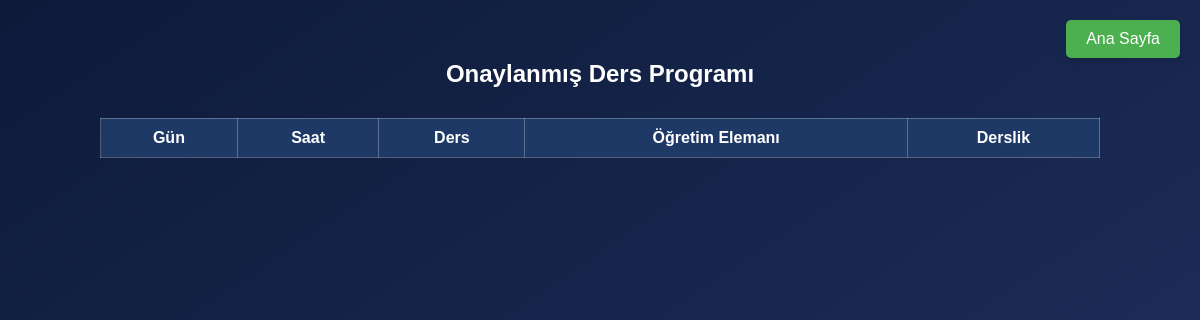
The app's page /uni/ders-programi/onaylanmis/ (signed in), older data.
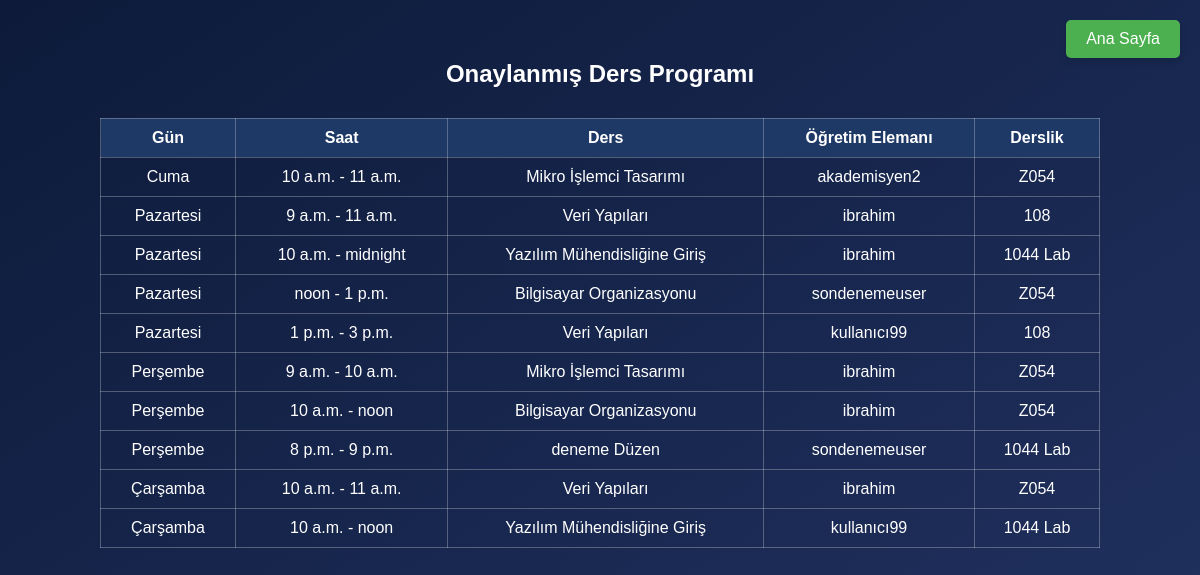
The same page, newer data.
### uni/models.py (models this page shows, shortened)
class OnaylanmisDersProgrami(models.Model):
    ders = models.ForeignKey(Ders, on_delete=models.CASCADE)
    derslik = models.ForeignKey(Derslik, on_delete=models.CASCADE)
    ogretim_elemani = models.ForeignKey(CustomUser, on_delete=models.CASCADE, limit_choices_to={'role': 'akademisyen'})
    gun = models.CharField(max_length=10, choices=DersProgrami.GUNLER)
    baslangic_saati = models.TimeField()
    bitis_saati = models.TimeField()
    onay_tarihi = models.DateTimeField(auto_now_add=True)

class Ders(models.Model):
    kod = models.CharField(max_length=10, unique=True)
    ad = models.CharField(max_length=100)
    ogrenci_sayisi = models.IntegerField(default=0)
    kredi = models.IntegerField()
    bolum = models.CharField(max_length=100)

class CustomUser(AbstractUser):
    ROLE_CHOICES = (
        ('bolum_baskani', 'Bölüm Başkanı'),
        ('bolum_sekreteri', 'Bölüm Sekreteri'),
        ('akademisyen', 'Akademisyen'),
        ('ogrenci', 'Öğrenci'),
    )
    role = models.CharField(max_length=20, choices=ROLE_CHOICES, null=True, blank=True)

class Derslik(models.Model):
    ad = models.CharField(max_length=50, unique=True)
    kapasite = models.IntegerField()

### uni/views.py (the view)
# urls.py: path('ders-programi/onaylanmis/', views.onaylanmis_ders_programi, name='onaylanmis_ders_programi'),
@login_required
def onaylanmis_ders_programi(request):
    programlar = OnaylanmisDersProgrami.objects.all().order_by('gun', 'baslangic_saati')
    return render(request, 'onaylanmis_ders_programi.html', {'programlar': programlar})

### uni/templates/onaylanmis_ders_programi.html (shortened to what this page needs)
{% extends "base.html" %}
{% block content %}
<h2 style="text-align:center;">Onaylanmış Ders Programı</h2>
<a href="{% url 'home' %}" class="btn-home">Ana Sayfa</a>
<table>
    <thead>
        <tr>
            <th>Gün</th>
            <th>Saat</th>
            <th>Ders</th>
            <th>Öğretim Elemanı</th>
            <th>Derslik</th>
        </tr>
    </thead>
    <tbody>
        {% for ders in programlar %}
        <tr>
            <td>{{ ders.gun }}</td>
            <td>{{ ders.baslangic_saati }} - {{ ders.bitis_saati }}</td>
            <td>{{ ders.ders.ad }}</td>
            <td>{{ ders.ogretim_elemani }}</td>
            <td>{{ ders.derslik.ad }}</td>
        </tr>
        {% endfor %}
    </tbody>
</table>
{% endblock %}

Row changes from the older to the newer data that the page shows:
added OnaylanmisDersProgrami: gun "Cuma", baslangic_saati "10 a.m.", bitis_saati "11 a.m.", ders.ad "Mikro İşlemci Tasarımı", ogretim_elemani "akademisyen2", derslik.ad "Z054"
added OnaylanmisDersProgrami: gun "Pazartesi", baslangic_saati "9 a.m.", bitis_saati "11 a.m.", ders.ad "Veri Yapıları", ogretim_elemani "ibrahim", derslik.ad "108"
added OnaylanmisDersProgrami: gun "Pazartesi", baslangic_saati "10 a.m.", bitis_saati "midnight", ders.ad "Yazılım Mühendisliğine Giriş", ogretim_elemani "ibrahim", derslik.ad "1044 Lab"
added OnaylanmisDersProgrami: gun "Pazartesi", baslangic_saati "noon", bitis_saati "1 p.m.", ders.ad "Bilgisayar Organizasyonu", ogretim_elemani "sondenemeuser", derslik.ad "Z054"
added OnaylanmisDersProgrami: gun "Pazartesi", baslangic_saati "1 p.m.", bitis_saati "3 p.m.", ders.ad "Veri Yapıları", ogretim_elemani "kullanıcı99", derslik.ad "108"
added OnaylanmisDersProgrami: gun "Perşembe", baslangic_saati "9 a.m.", bitis_saati "10 a.m.", ders.ad "Mikro İşlemci Tasarımı", ogretim_elemani "ibrahim", derslik.ad "Z054"
added OnaylanmisDersProgrami: gun "Perşembe", baslangic_saati "10 a.m.", bitis_saati "noon", ders.ad "Bilgisayar Organizasyonu", ogretim_elemani "ibrahim", derslik.ad "Z054"
added OnaylanmisDersProgrami: gun "Perşembe", baslangic_saati "8 p.m.", bitis_saati "9 p.m.", ders.ad "deneme Düzen", ogretim_elemani "sondenemeuser", derslik.ad "1044 Lab"
added OnaylanmisDersProgrami: gun "Çarşamba", baslangic_saati "10 a.m.", bitis_saati "11 a.m.", ders.ad "Veri Yapıları", ogretim_elemani "ibrahim", derslik.ad "Z054"
added OnaylanmisDersProgrami: gun "Çarşamba", baslangic_saati "10 a.m.", bitis_saati "noon", ders.ad "Yazılım Mühendisliğine Giriş", ogretim_elemani "kullanıcı99", derslik.ad "1044 Lab"
